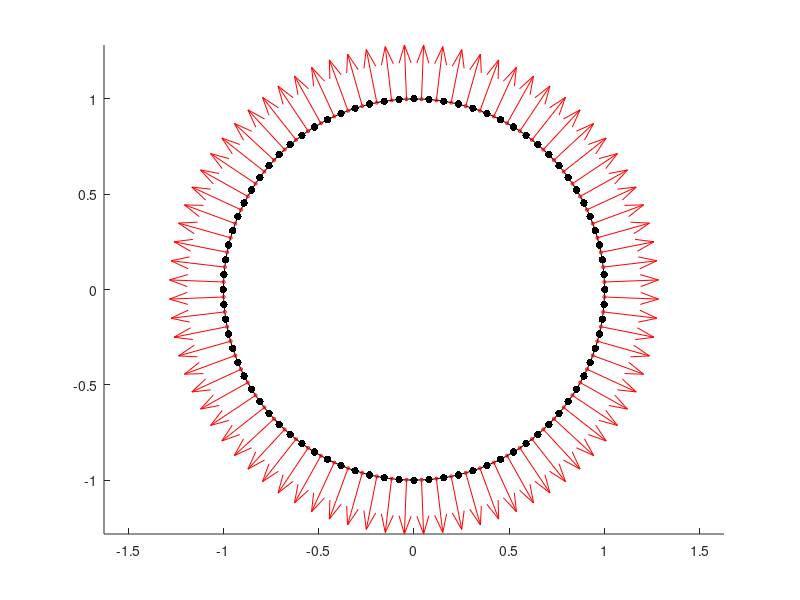
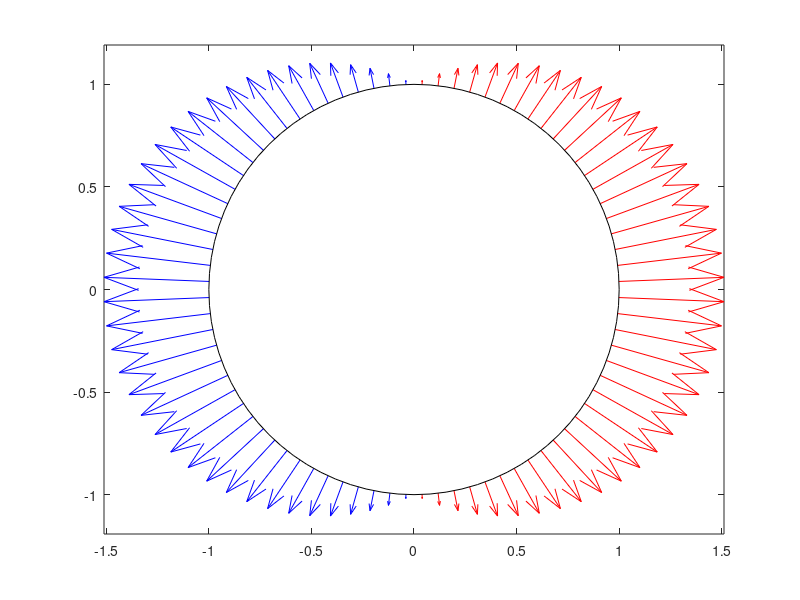
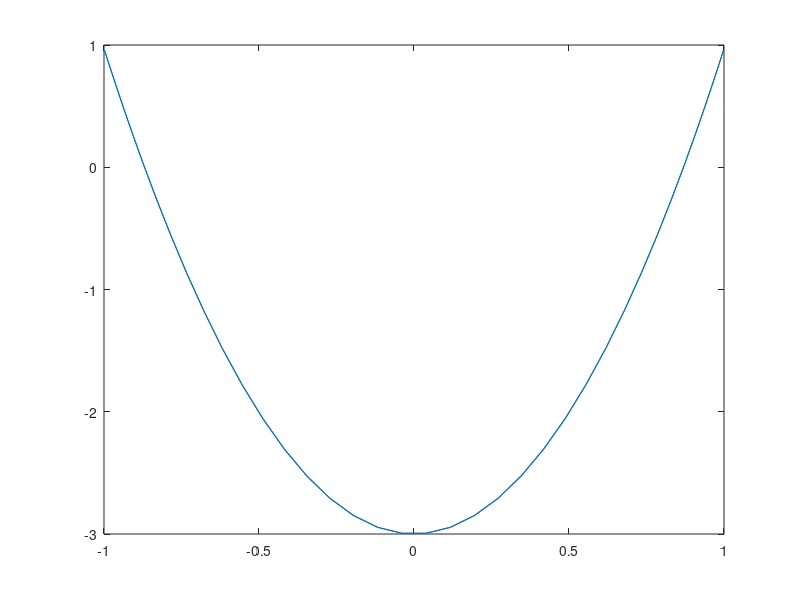
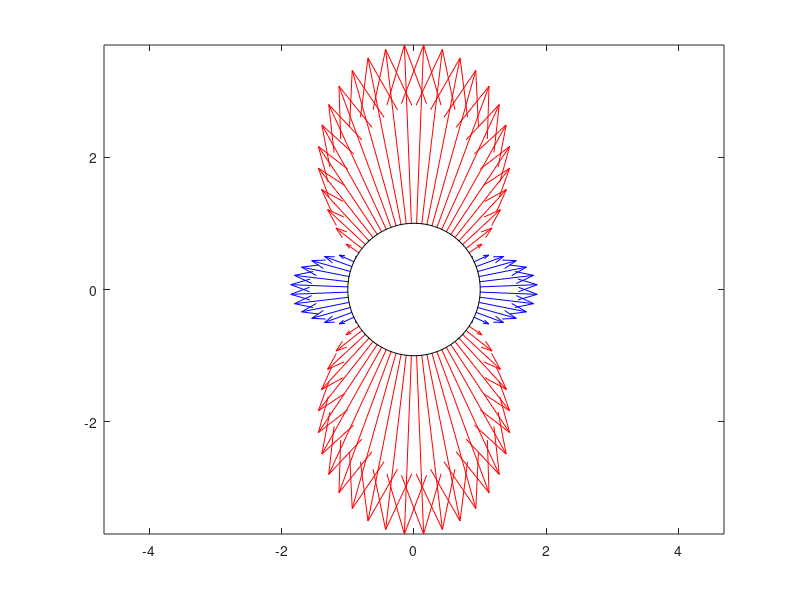

These figures' MATLAB source, in order:
%--------------------------------------------------------------------------
%  /  POTENTIAL AERODYNAMICS - AMVO 
%  /  Matlab code to assess the numerical solution of potential equations                                            
%  /  ESEIAAT_UPC                                           
%  /  MUEA - MQ1 - Younes Akhazzan - Joel Rajo - Pol Ruiz                         
%--------------------------------------------------------------------------
clc; clear; close all;

% Input parameters

N = 80; % Number of panels
R = 1; % Radius of the cilinder
Qinf = [30;0]; % Freestream Velocity field

%% GEOMETRIC PREPROCESS - THIS CAN ALL BE A FUNCTION!
% Coordinate definition and calculation
% Solved for a 2D cilinder, for complex geometries compute xC, xP are given

coord_xP = zeros(N+1,2); % Panel limits coordinates
coord_xC = zeros(N,2); % Panel center nodes

for i = 1:N+1
    coord_xP(i,1) = R*cosd(-(360/N)*(i-1));
    coord_xP(i,2) = R*sind(-(360/N)*(i-1));
end

for i = 1:N
    coord_xC(i,1) = (coord_xP(i,1) + coord_xP(i+1,1))/2;
    coord_xC(i,2) = (coord_xP(i,2) + coord_xP(i+1,2))/2;
end

% Panel length definition and calculation

lp = zeros(N,1);

for i = 1:N
    lp(i) = sqrt((coord_xP(i+1,1)-coord_xP(i,1))^2 + ...
                 (coord_xP(i+1,2)-coord_xP(i,2))^2);
end

% Panel angle calculation and normal and tangent vectors calculation

cj  = zeros(N,1);
sj  = zeros(N,1);
Ncj = zeros(N,2);
Tcj = zeros(N,2);

for i = 1:N
    cj(i) = (coord_xP(i+1,1)-coord_xP(i,1))/lp(i);
    sj(i) = (coord_xP(i,2)-coord_xP(i+1,2))/lp(i);
    Ncj(i,:)   = [sj(i) , cj(i)];
    Tcj(i,:)   = [cj(i) , -sj(i)];
end

% Panel and norm vector visualization - This can be an independent function
figure()
scatter(coord_xP(:,1),coord_xP(:,2),30,'k','filled');
hold on
plot(coord_xP(:,1),coord_xP(:,2),'k');
quiver(coord_xC(:,1),coord_xC(:,2),Ncj(:,1),Ncj(:,2),'r');
scatter(coord_xC(:,1),coord_xC(:,2),5,'r');
hold off
axis equal

%% POTENTIAL AERODYNAMICS - VELOCITY AND PRESSURE FIELDS CALCULATION
%%{
% CONSTANT STRENGHT SOURCE DISTRIBUTION - THIS CAN ALL BE A FUNCTION! 
% (Used for symmetric airfoils with zero angle of attack)
% Variable Definition
b = zeros(N,1); % Vector of independent terms
A = zeros(N,N); % Influence coefficient matrix 
xLoc = zeros(N,N); % X coordinate of the control point i in the local frame j       
zLoc = zeros(N,N); % Y coordinate of the control point i in the local frame j
uIndLoc = zeros(N,N); % Induced horizontal velocity at point i by panel j in the local frame j 
wIndLoc = zeros(N,N); % Induced vertical velocity at point i by panel j in the local frame j 

uInd = zeros(N,N); % Induced horizontal velocity at point i by panel j in the global frame
wInd = zeros(N,N); % Induced vertical velocity at point i by panel j in the global frame

for i = 1:N
    b(i) = -Ncj(i,:)*Qinf;
    for j = 1:N
        if i == j
            A(i,i) = 0.5;
        else
            xLoc(i,j) = (coord_xC(i,1)-coord_xP(j,1))*cj(j)...
                      - (coord_xC(i,2)-coord_xP(j,2))*sj(j);

            zLoc(i,j) = (coord_xC(i,1)-coord_xP(j,1))*sj(j)...
                      + (coord_xC(i,2)-coord_xP(j,2))*cj(j);
            
            r1 = sqrt((coord_xP(j,1)-coord_xC(i,1))^2 + ...
                       (coord_xP(j,2)-coord_xC(i,2))^2);

            r2 = sqrt((coord_xP(j+1,1)-coord_xC(i,1))^2 + ...
                       (coord_xP(j+1,2)-coord_xC(i,2))^2); 

            theta1 = atan2(zLoc(i,j),xLoc(i,j));

            theta2 = atan2(zLoc(i,j),xLoc(i,j)-lp(j));

            uIndLoc(i,j) = (1/4*pi)*log((r1^2)/(r2^2));
            wIndLoc(i,j) = (theta2 - theta1)/(2*pi);
            
            % Change of the velocity components to the global frame
            uInd(i,j) = uIndLoc(i,j)*cj(j) + wIndLoc(i,j)*sj(j);
            wInd(i,j) = -uIndLoc(i,j)*sj(j) + wIndLoc(i,j)*cj(j);

            A(i,j) = [uInd(i,j) wInd(i,j)]*Ncj(i,:)';
        end        
    end
end

% Source strenghts obtention 
gamma = A\b; % sigma in reality, stated gamma to use the same post process code
%}
%{
% CONSTANT STRENGHT VORTEX DISTRIBUTION - THIS CAN ALL BE A FUNCTION! 
% (Used for asymmetric or symmetric airfoils with non-zero angle of attack)
% Variable Definition
b = zeros(N,1); % Vector of independent terms
A = zeros(N,N); % Influence coefficient matrix 
xLoc = zeros(N,N); % X coordinate of the control point i in the local frame j       
zLoc = zeros(N,N); % Y coordinate of the control point i in the local frame j
uIndLoc = zeros(N,N); % Induced horizontal velocity at point i by panel j in the local frame j 
wIndLoc = zeros(N,N); % Induced vertical velocity at point i by panel j in the local frame j 

uInd = zeros(N,N); % Induced horizontal velocity at point i by panel j in the global frame
wInd = zeros(N,N); % Induced vertical velocity at point i by panel j in the global frame

for i = 1:N
    b(i) = -Tcj(i,:)*Qinf;
    for j = 1:N
        if i == j
            A(i,i) = -0.5;
        else
            xLoc(i,j) = (coord_xC(i,1)-coord_xP(j,1))*cj(j)...
                      - (coord_xC(i,2)-coord_xP(j,2))*sj(j);

            zLoc(i,j) = (coord_xC(i,1)-coord_xP(j,1))*sj(j)...
                      + (coord_xC(i,2)-coord_xP(j,2))*cj(j);
            
            r1 = sqrt((coord_xP(j,1)-coord_xC(i,1))^2 + ...
                       (coord_xP(j,2)-coord_xC(i,2))^2);

            r2 = sqrt((coord_xP(j+1,1)-coord_xC(i,1))^2 + ...
                       (coord_xP(j+1,2)-coord_xC(i,2))^2); 

            theta1 = atan2(zLoc(i,j),xLoc(i,j));

            theta2 = atan2(zLoc(i,j),xLoc(i,j)-lp(j));

            uIndLoc(i,j) = (theta2 - theta1)/(2*pi);
            wIndLoc(i,j) = (1/4*pi)*log((r2^2)/(r1^2));
            
            % Change of the velocity components to the global frame
            uInd(i,j) = uIndLoc(i,j)*cj(j) + wIndLoc(i,j)*sj(j);
            wInd(i,j) = -uIndLoc(i,j)*sj(j) + wIndLoc(i,j)*cj(j);

            A(i,j) = [uInd(i,j) wInd(i,j)]*Tcj(i,:)';
        end        
    end
end
% Kutta condition application (gamma_1 + gamma_N = 0)
A(N/4,:)   = 0;
A(N/4,1)   = 1;
A(N/4,end) = 1;
b(N/4)     = 0;
% Sorce strenghts obtention 
gamma = A\b;
%}
%% POSTPROCESSING
%%{
% Control point velocity computation: Vi = Qinf + sum_j=1^N(sig_j*V^~_i,j)
V = zeros(N,2);
for i=1:N
sum_i = 0;
sum_j = 0;
    for j=1:N
        sum_i = sum_i + gamma(j)*uInd(i,j);
        sum_j = sum_j + gamma(j)*wInd(i,j);
    end
V(i,1) = Qinf(1) + sum_i;
V(i,2) = Qinf(2) + sum_j;
end

% Control point pressure coefficient computation: Cp_i=1-((abs(Vi)/Qinf)^2
Cp = 1 - (sqrt(V(:,1).^2+V(:,2).^2)/sqrt(Qinf(1,1)^2+Qinf(2,1)^2)).^2;

% Source strenght distribution plot
intensity = zeros(N,2);
f         = 0.05; %Scale Factor
figure
for i = 1:N
    intensity(i,:) = f*gamma(i)*Ncj(i,:);
    if gamma(i) < 0
        quiver(coord_xC(i,1),coord_xC(i,2),-intensity(i,1),-intensity(i,2),'r');
        hold on
    else
        quiver(coord_xC(i,1),coord_xC(i,2),intensity(i,1),intensity(i,2),'b');
        hold on 
    end
end
plot(coord_xP(:,1),coord_xP(:,2),'k');
axis equal
hold off

% Pressure Coefficient chord distribution plot
figure
plot(coord_xC(:,1),Cp);

% Pressure Coefficient airfoil distribution plot
figure
for i = 1:N
    Cp_norm = Cp.*Ncj;
    if Cp(i) < 0
        quiver(coord_xC(i,1),coord_xC(i,2),-Cp_norm(i,1),-Cp_norm(i,2),'r');
        hold on
    else
        quiver(coord_xC(i,1),coord_xC(i,2),Cp_norm(i,1),Cp_norm(i,2),'b');
        hold on 
    end
end
plot(coord_xP(:,1),coord_xP(:,2),'k');
axis equal
hold off
% Streamlines arround airfoil plot

%}
